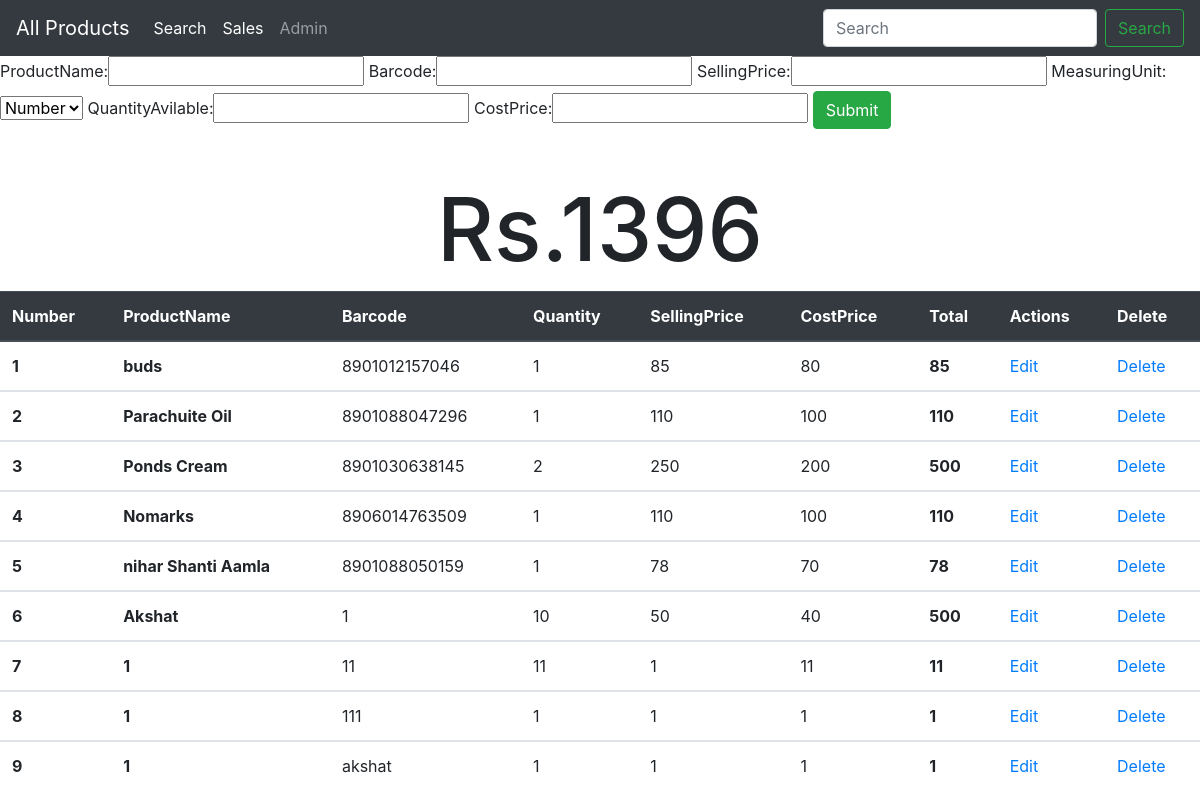
The page /new/ on the database its author committed.
### storeapp/models.py (models this page shows, shortened)
class Products(models.Model):
    ProductName = models.CharField(max_length=300)
    Barcode = models.CharField(max_length=300, primary_key=True)
    CostPrice = models.PositiveIntegerField()
    SellingPrice = models.PositiveIntegerField()
    Unit = [
        ("Number", "Number"),
        ("Kg", "Kg"),
    ]
    MeasuringUnit = models.CharField(
        max_length=10, choices=Unit, default="Number")
    QuantityAvilable = models.PositiveIntegerField()
    TotalQuantity = models.PositiveIntegerField(default=0, editable=False)
    total = models.PositiveIntegerField(blank=True, null=True, editable=False)

### storeapp/views.py (the view)
# urls.py: path('new/',NewProductViews,name="new"),
def NewProductViews(request):
    if request.method == 'POST':
        form = NewProductForm(request.POST)
        if form.is_valid():
            ProductName = request.POST.get("ProductName", '')
            Barcode = request.POST.get("Barcode", '')
            CostPrice = request.POST.get("CostPrice", '')
            SellingPrice = request.POST.get("SellingPrice", '')
            QuantityAvilable = request.POST.get("QuantityAvilable", '')
            pro = Products(ProductName=ProductName, Barcode=Barcode,
                           CostPrice=CostPrice, SellingPrice=SellingPrice, QuantityAvilable=QuantityAvilable)
            pro.save()
            form = NewProductForm()
            context = {'form': form}
            product = Products.objects.all()
            total=Products.objects.aggregate(sum=Sum('total'))['sum']
            context = {'form': form, 'product': product,'total':total}
            return render(request, "storeapp/newproduct.html", context)
        else:
            form = NewProductForm()
            product = Products.objects.all()
            total=Products.objects.aggregate(sum=Sum('total'))['sum']
            context = {'form': form, 'product': product,'total':total}
            return render(request, "storeapp/newproduct.html", context)
    else:
        form = NewProductForm()
        product = Products.objects.all()
        total=Products.objects.aggregate(sum=Sum('total'))['sum']
        context = {'form': form, 'product': product,'total':total}
        return render(request, "storeapp/newproduct.html", context)

### storeapp/forms.py
class NewProductForm(forms.ModelForm):
    class Meta:
        model = Products
        fields = ['ProductName', 'Barcode', 'SellingPrice','MeasuringUnit', 'QuantityAvilable','CostPrice']
    def __init__(self, *args, **kwargs):
        super(NewProductForm,self).__init__(*args, **kwargs)
        self.fields['ProductName'].widget.attrs['autofocus'] = 'on'

### storeapp/templates/storeapp/newproduct.html (shortened to what this page needs)
{% extends 'storeapp/base.html' %}
{% block body%}
    <form method="POST" action="{%url "new"%}">
    {% load crispy_forms_tags %}
		{{form }}
		<input type="submit" name="Create User" class="btn btn-success value="Submit">
	</form>
	{{form.errors}}<br><br>
  <h1 style="font-size: 5.5rem;text-align: center;">Rs.{{total}} {{total2}}</h1>
<table class="table">
  <thead class="thead-dark">
    <tr>
      <th scope="col">Number</th>
      <th scope="col">ProductName</th>
      <th scope="col">Barcode</th>
      <th scope="col">Quantity</th>
      <th scope="col">SellingPrice</th>
      <th scope="col">CostPrice</th>
      <th scope="col">Total</th>
      <th scope="col">Actions</th>
      <th scope="col">Delete</th>
    </tr>
  </thead>
  {% for i in product %}
  <tbody>
    <tr>
    <th scope="row">{{forloop.counter}}</th>
      <th scope="row">{{i.ProductName}}</th>
      <td>{{i.Barcode}}</td>
      <td>{{i.QuantityAvilable}}</td>
      <td>{{i.SellingPrice}}</td>
      <td>{{i.CostPrice}}</td>
      <th scope="row">{{i.total}}</th>
      <td> <a href="dynamic/{{i.Barcode}}/edit/">Edit</a> </td>
      <td> <a href="dynamic/{{i.Barcode}}/delete/">Delete</a> </td>
    </tr>
  </tbody>
  {% endfor %}
</table>
{% endblock %}

### storeapp/templates/storeapp/base.html (shortened to what this page needs)
<!doctype html>
<html lang="en">
<head>
    <link rel="stylesheet" href="https://stackpath.bootstrapcdn.com/bootstrap/4.5.0/css/bootstrap.min.css"
>
</head>
<body>
    <nav class="navbar navbar-expand-lg navbar-dark bg-dark">
        <a class="navbar-brand" href="/new">All Products</a>
        <div class="collapse navbar-collapse" id="navbarSupportedContent">
            <ul class="navbar-nav mr-auto">
                <li class="nav-item active">
                    <a class="nav-link" href="/search">Search <span class="sr-only">(current)</span></a>
                </li>
                <li class="nav-item active">
                    <a class="nav-link" href="/sale2">Sales <span class="sr-only">(current)</span></a>
                </li>
                <li class="nav-item">
                    <a class="nav-link" href="/admin">Admin</a>
                </li>
            </ul>
            <form class="form-inline my-2 my-lg-0">
                <input class="form-control mr-sm-2" type="search" placeholder="Search" aria-label="Search">
                <button class="btn btn-outline-success my-2 my-sm-0" type="submit">Search</button>
            </form>
        </div>
    </nav>
    {% block body%} {% endblock %}
</body>
</html>

### rows shown on the page
Products: ProductName "buds", Barcode "8901012157046", QuantityAvilable "1", SellingPrice "85", CostPrice "80", total "85"
Products: ProductName "Parachuite Oil", Barcode "8901088047296", QuantityAvilable "1", SellingPrice "110", CostPrice "100", total "110"
Products: ProductName "Ponds Cream", Barcode "8901030638145", QuantityAvilable "2", SellingPrice "250", CostPrice "200", total "500"
Products: ProductName "Nomarks", Barcode "8906014763509", QuantityAvilable "1", SellingPrice "110", CostPrice "100", total "110"
Products: ProductName "nihar Shanti Aamla", Barcode "8901088050159", QuantityAvilable "1", SellingPrice "78", CostPrice "70", total "78"
Products: ProductName "Akshat", Barcode "1", QuantityAvilable "10", SellingPrice "50", CostPrice "40", total "500"
Products: ProductName "1", Barcode "11", QuantityAvilable "11", SellingPrice "1", CostPrice "11", total "11"
Products: ProductName "1", Barcode "111", QuantityAvilable "1", SellingPrice "1", CostPrice "1", total "1"
Products: ProductName "1", Barcode "akshat", QuantityAvilable "1", SellingPrice "1", CostPrice "1", total "1"

### other values the page prints
{{ total }} "1396"
